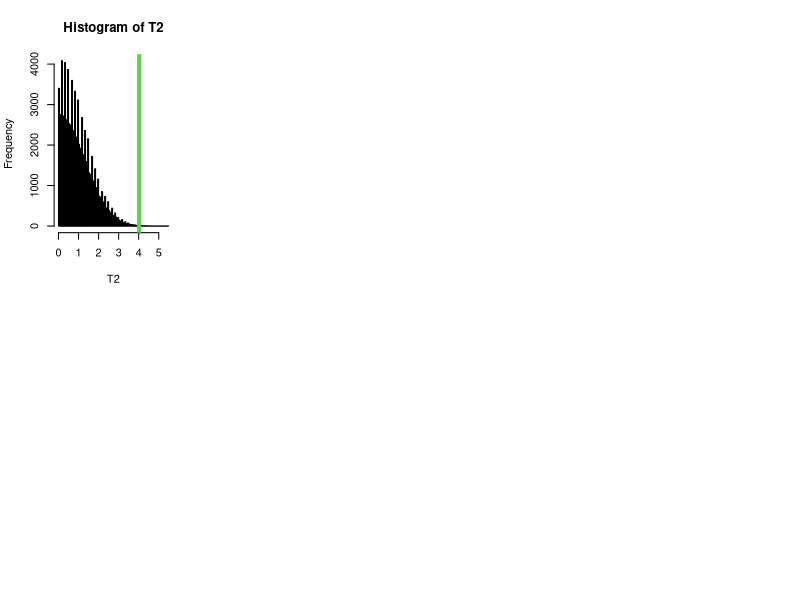

Source code (R): (Note: this script raises an error after producing the figure.)
#understand if the mean loss of colony during summer is significantly different from the one in the winter
#being Y(i_summer)∼iid Y(summer) and Y(i_winter)∼iid Y(winter), we want to test the equality of the two distributions

##  H0:Y(summer)=Y(winter) vs H1:Y(summer)≠Y(winter)
library(progress)
data <- read.csv('final_data_bystate.csv')
n<-dim(data)[1]
for(i in 1:n){
  ifelse((data$months[i] == "Q2" | data$months[i] == "Q3" ), 
         data$months[i] <- "Summer",  data$months[i] <- "Winter")
}

p_value <- numeric(8)
x11()
par(mfrow=c(2,4))
year<-c("2015","2016","2017","2018","2019","2020","2021","2022")
for (j in 1:8){
  
i2<-which(data$months=="Summer"&data$year==year[j])
i3<-which(data$months=="Winter"&data$year==year[j])
t1<-data[i2,8]  #summer population in 2015
t2<-data[i3,8]  #winter population in 2015

#paired population
delta.0 <- 0
diff <- t1-t2
diff.mean <- mean(diff)
diff.cov <- var(diff)

#euclidean distance between the difference in means and the hypothesised value
T20 <- abs(diff.mean-delta.0) 
#Mahalanobis distance, but "forgetting" about the covariance between the values
#T20 <- as.numeric( (diff.mean-delta.0) %*% solve(diag(diag(diff.cov))) %*% (diff.mean-delta.0))

B = 100000
seed = 26111992
n1 <- length(t1)[1]
n2 <- length(t2)[1]
n <- n1+n2
T2 <- numeric(B)
set.seed(seed)
for(perm in 1:B){
  # Random permutation
  # obs: exchanging data within couples means changing the sign of the difference
  signs.perm <- rbinom(n1, 1, 0.5)*2 - 1
  diff_perm <- diff * matrix(signs.perm,nrow=n1,ncol=1,byrow=FALSE)
  diff.mean_perm <- mean(diff_perm)
  T2[perm] <- abs(diff.mean_perm-delta.0)
}
# plotting the permutational distribution under H0
hist(T2,xlim=range(c(T2,T20)),breaks=100)
abline(v=T20,col=3,lwd=4)

#plot(ecdf(T2))
#abline(v=T20,col=3,lwd=4)

# p-value
p_val[j] <- sum(T2>=T20)/B
}
#[1] 0.00010 0.00661 0.00001 0.00001 0.10453 0.52872
# 0.00010 0.00229










#p_val=1e-04

i2<-which(df_season$season=="Summer"&df_season$year_revisited=="2016")
i3<-which(df_season$season=="Winter"&df_season$year_revisited=="2016")
t1<-df_season[i2,4]  #summer population in 2016
t2<-df_season[i3,4]

#p_val=0.00661

i2<-which(df_season$season=="Summer"&df_season$year_revisited=="2017")
i3<-which(df_season$season=="Winter"&df_season$year_revisited=="2017")
t1<-df_season[i2,4]  #summer population in 2017
t2<-df_season[i3,4]

#p_val=1e-05

i2<-which(df_season$season=="Summer"&df_season$year_revisited=="2018")
i3<-which(df_season$season=="Winter"&df_season$year_revisited=="2018")
t1<-df_season[i2,4]  #summer population in 2018
t2<-df_season[i3,4]

#p_val=1e-05

i2<-which(df_season$season=="Summer"&df_season$year_revisited=="2019")
i3<-which(df_season$season=="Winter"&df_season$year_revisited=="2019")
t1<-df_season[i2,4]  #summer population in 2019
t2<-df_season[i3,4]

#p_val=0.10453

i2<-which(df_season$season=="Summer"&df_season$year_revisited=="2020")
i3<-which(df_season$season=="Winter"&df_season$year_revisited=="2020")
t1<-df_season[i2,4]  #summer population in 2020
t2<-df_season[i3,4]

#p_val=0.52872

i2<-which(df_season$season=="Summer"&df_season$year_revisited=="2021")
i3<-which(df_season$season=="Winter"&df_season$year_revisited=="2021")
t1<-df_season[i2,4]  #summer population in 2021
t2<-df_season[i3,4]

#p_val=1e-04

i2<-which(df_season$season=="Summer"&df_season$year_revisited=="2022")
i3<-which(df_season$season=="Winter"&df_season$year_revisited=="2022")
t1<-df_season[i2,4]  #summer population in 2022
t2<-df_season[i3,4]

#p_val=0.00229



